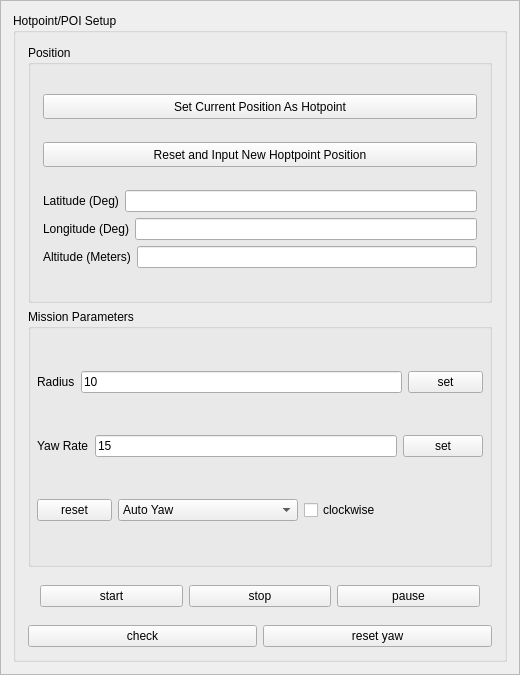
<?xml version="1.0" encoding="UTF-8"?>
<ui version="4.0">
 <class>HotpointPanel</class>
 <widget class="QFrame" name="HotpointPanel">
  <property name="geometry">
   <rect>
    <x>0</x>
    <y>0</y>
    <width>520</width>
    <height>675</height>
   </rect>
  </property>
  <property name="maximumSize">
   <size>
    <width>520</width>
    <height>675</height>
   </size>
  </property>
  <property name="windowTitle">
   <string>Frame</string>
  </property>
  <property name="frameShape">
   <enum>QFrame::StyledPanel</enum>
  </property>
  <property name="frameShadow">
   <enum>QFrame::Raised</enum>
  </property>
  <layout class="QGridLayout" name="gridLayout">
   <property name="leftMargin">
    <number>12</number>
   </property>
   <property name="topMargin">
    <number>12</number>
   </property>
   <property name="rightMargin">
    <number>12</number>
   </property>
   <property name="bottomMargin">
    <number>12</number>
   </property>
   <property name="horizontalSpacing">
    <number>12</number>
   </property>
   <property name="verticalSpacing">
    <number>6</number>
   </property>
   <item row="0" column="0">
    <widget class="QGroupBox" name="HotPointBox">
     <property name="enabled">
      <bool>true</bool>
     </property>
     <property name="minimumSize">
      <size>
       <width>270</width>
       <height>629</height>
      </size>
     </property>
     <property name="title">
      <string>Hotpoint/POI Setup</string>
     </property>
     <layout class="QVBoxLayout" name="verticalLayout_59">
      <property name="spacing">
       <number>6</number>
      </property>
      <property name="leftMargin">
       <number>12</number>
      </property>
      <property name="topMargin">
       <number>12</number>
      </property>
      <property name="rightMargin">
       <number>12</number>
      </property>
      <property name="bottomMargin">
       <number>12</number>
      </property>
      <item>
       <widget class="QGroupBox" name="hpPositionInputBox">
        <property name="minimumSize">
         <size>
          <width>0</width>
          <height>160</height>
         </size>
        </property>
        <property name="title">
         <string>Position</string>
        </property>
        <layout class="QVBoxLayout" name="verticalLayout_39">
         <property name="spacing">
          <number>6</number>
         </property>
         <property name="leftMargin">
          <number>12</number>
         </property>
         <property name="topMargin">
          <number>12</number>
         </property>
         <property name="rightMargin">
          <number>12</number>
         </property>
         <property name="bottomMargin">
          <number>12</number>
         </property>
         <item>
          <widget class="QPushButton" name="btn_hotPoint_current">
           <property name="minimumSize">
            <size>
             <width>0</width>
             <height>25</height>
            </size>
           </property>
           <property name="text">
            <string>Set Current Position As Hotpoint</string>
           </property>
          </widget>
         </item>
         <item>
          <widget class="QPushButton" name="btn_hp_data">
           <property name="minimumSize">
            <size>
             <width>0</width>
             <height>25</height>
            </size>
           </property>
           <property name="text">
            <string>Reset and Input New Hoptpoint Position</string>
           </property>
          </widget>
         </item>
         <item>
          <layout class="QVBoxLayout" name="verticalLayout_34">
           <property name="spacing">
            <number>6</number>
           </property>
           <item>
            <layout class="QHBoxLayout" name="horizontalLayout_41">
             <item>
              <widget class="QLabel" name="label_29">
               <property name="text">
                <string>Latitude (Deg)</string>
               </property>
              </widget>
             </item>
             <item>
              <widget class="QLineEdit" name="le_hp_la">
               <property name="minimumSize">
                <size>
                 <width>80</width>
                 <height>0</height>
                </size>
               </property>
               <property name="focusPolicy">
                <enum>Qt::ClickFocus</enum>
               </property>
               <property name="text">
                <string/>
               </property>
              </widget>
             </item>
            </layout>
           </item>
           <item>
            <layout class="QHBoxLayout" name="horizontalLayout_42">
             <item>
              <widget class="QLabel" name="label_30">
               <property name="text">
                <string>Longitude (Deg)</string>
               </property>
              </widget>
             </item>
             <item>
              <widget class="QLineEdit" name="le_hp_lo">
               <property name="focusPolicy">
                <enum>Qt::ClickFocus</enum>
               </property>
               <property name="text">
                <string/>
               </property>
              </widget>
             </item>
            </layout>
           </item>
           <item>
            <layout class="QHBoxLayout" name="horizontalLayout_43">
             <item>
              <widget class="QLabel" name="label_31">
               <property name="text">
                <string>Altitude (Meters)</string>
               </property>
              </widget>
             </item>
             <item>
              <widget class="QLineEdit" name="le_hp_al">
               <property name="focusPolicy">
                <enum>Qt::ClickFocus</enum>
               </property>
               <property name="text">
                <string/>
               </property>
              </widget>
             </item>
            </layout>
           </item>
          </layout>
         </item>
        </layout>
       </widget>
      </item>
      <item>
       <widget class="QGroupBox" name="hpParametersInputBox">
        <property name="minimumSize">
         <size>
          <width>0</width>
          <height>100</height>
         </size>
        </property>
        <property name="title">
         <string>Mission Parameters</string>
        </property>
        <layout class="QVBoxLayout" name="verticalLayout_51">
         <property name="spacing">
          <number>6</number>
         </property>
         <property name="leftMargin">
          <number>6</number>
         </property>
         <property name="topMargin">
          <number>6</number>
         </property>
         <property name="rightMargin">
          <number>6</number>
         </property>
         <property name="bottomMargin">
          <number>6</number>
         </property>
         <item>
          <layout class="QHBoxLayout" name="horizontalLayout_39" stretch="0,0,0">
           <item>
            <widget class="QLabel" name="label_32">
             <property name="text">
              <string>Radius</string>
             </property>
            </widget>
           </item>
           <item>
            <widget class="QLineEdit" name="le_hp_ra">
             <property name="focusPolicy">
              <enum>Qt::ClickFocus</enum>
             </property>
             <property name="text">
              <string>10</string>
             </property>
            </widget>
           </item>
           <item>
            <widget class="QPushButton" name="btn_hp_setRadius">
             <property name="maximumSize">
              <size>
               <width>75</width>
               <height>16777215</height>
              </size>
             </property>
             <property name="text">
              <string>set</string>
             </property>
            </widget>
           </item>
          </layout>
         </item>
         <item>
          <layout class="QHBoxLayout" name="horizontalLayout_48">
           <item>
            <widget class="QLabel" name="label_33">
             <property name="text">
              <string>Yaw Rate</string>
             </property>
            </widget>
           </item>
           <item>
            <widget class="QLineEdit" name="le_hp_pa">
             <property name="focusPolicy">
              <enum>Qt::ClickFocus</enum>
             </property>
             <property name="text">
              <string>15</string>
             </property>
            </widget>
           </item>
           <item>
            <widget class="QPushButton" name="btn_hp_setPal">
             <property name="text">
              <string>set</string>
             </property>
            </widget>
           </item>
          </layout>
         </item>
         <item>
          <layout class="QHBoxLayout" name="horizontalLayout_53">
           <item>
            <widget class="QPushButton" name="btn_hp_setYaw">
             <property name="minimumSize">
              <size>
               <width>75</width>
               <height>0</height>
              </size>
             </property>
             <property name="maximumSize">
              <size>
               <width>75</width>
               <height>16777215</height>
              </size>
             </property>
             <property name="text">
              <string>reset</string>
             </property>
            </widget>
           </item>
           <item>
            <widget class="QComboBox" name="cb_hp_yaw">
             <item>
              <property name="text">
               <string>Auto Yaw</string>
              </property>
             </item>
             <item>
              <property name="text">
               <string>Align Inside</string>
              </property>
             </item>
             <item>
              <property name="text">
               <string>Align Outside</string>
              </property>
             </item>
             <item>
              <property name="text">
               <string>User define</string>
              </property>
             </item>
             <item>
              <property name="text">
               <string>Static</string>
              </property>
             </item>
            </widget>
           </item>
           <item>
            <widget class="QCheckBox" name="cb_hp_cl">
             <property name="text">
              <string>clockwise</string>
             </property>
            </widget>
           </item>
          </layout>
         </item>
        </layout>
       </widget>
      </item>
      <item>
       <layout class="QHBoxLayout" name="horizontalLayout_37">
        <property name="leftMargin">
         <number>12</number>
        </property>
        <property name="topMargin">
         <number>12</number>
        </property>
        <property name="rightMargin">
         <number>12</number>
        </property>
        <property name="bottomMargin">
         <number>12</number>
        </property>
        <item>
         <widget class="QPushButton" name="btn_hotPoint_start">
          <property name="text">
           <string>start</string>
          </property>
         </widget>
        </item>
        <item>
         <widget class="QPushButton" name="btn_hotPoint_stop">
          <property name="text">
           <string>stop</string>
          </property>
         </widget>
        </item>
        <item>
         <widget class="QPushButton" name="btn_hp_pause">
          <property name="text">
           <string>pause</string>
          </property>
          <property name="checkable">
           <bool>true</bool>
          </property>
         </widget>
        </item>
       </layout>
      </item>
      <item>
       <layout class="QHBoxLayout" name="horizontalLayout_40">
        <item>
         <widget class="QPushButton" name="btn_camera_send_8">
          <property name="text">
           <string>check</string>
          </property>
         </widget>
        </item>
        <item>
         <widget class="QPushButton" name="btn_camera_send_7">
          <property name="text">
           <string>reset yaw</string>
          </property>
         </widget>
        </item>
       </layout>
      </item>
     </layout>
    </widget>
   </item>
  </layout>
 </widget>
 <resources/>
 <connections/>
</ui>
